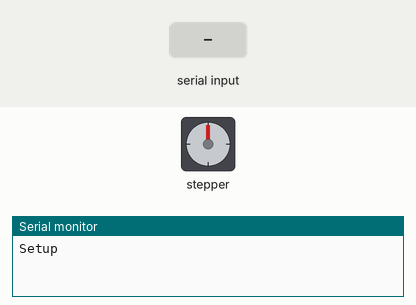
Simulated run of this sketch. Board: Arduino Uno, built with avr-gcc and run on an emulated ATmega328P. Shown: stepper motor, the last lines printed to the serial monitor. Wiring (inferred from the names in the program): stepper motor driver (200 steps per turn assumed): step pin 6; direction pin 7; enable pin 5. The inputs (shaded band) are chosen by the test bench.

Above: at 4.2 s.
4.3 s: "30,150\n" received over Serial
At 5.6 s:
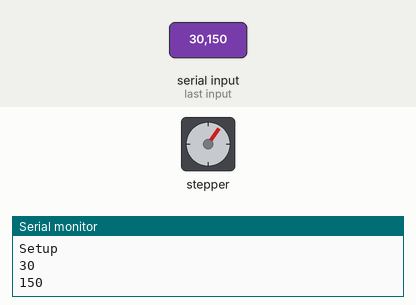
6.1 s: "90,45\n" received over Serial
At 7.2 s:
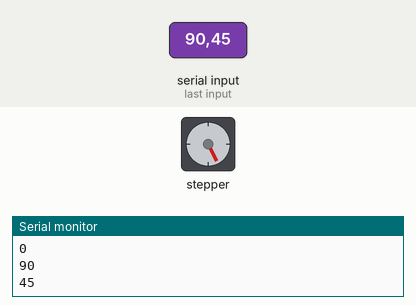
7.8 s: "200\n" received over Serial
At 8.15 s:
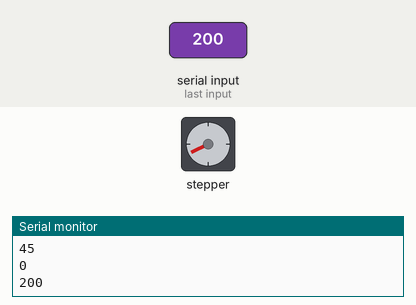
9.7 s: "90,45\n" received over Serial
At 11.1 s:
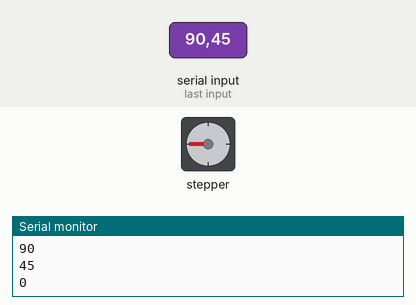
11.4 s: "90\n" received over Serial
At 12.7 s:
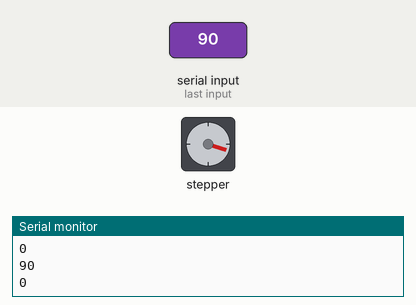
13.0 s: "30,150\n" received over Serial
At 13.15 s:
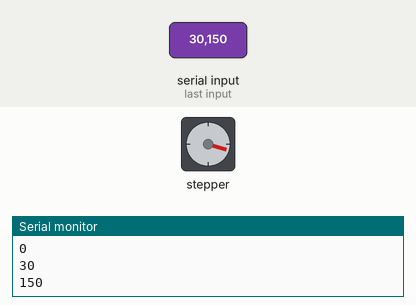
Timing chart, 0 to 15.8 s (numbered marks = the images above; inputs shaded):
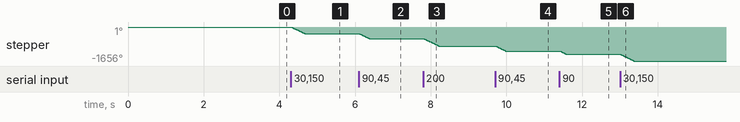

Measured:
- after the input at 4.3 s, stepper: turns 324° counter-clockwise in 0.36 s, starting at once
- after the input at 6.1 s, stepper: turns 243° counter-clockwise in 0.27 s, starting at once
- after the input at 7.8 s, stepper: turns 360° counter-clockwise in 0.40 s, starting at once
- after the input at 9.7 s, stepper: turns 243° counter-clockwise in 0.27 s, starting at once
- after the input at 11.4 s, stepper: turns 162° counter-clockwise in 0.18 s, starting at once
- after the input at 13.0 s, stepper: turns 324° counter-clockwise in 0.36 s, starting at once

The sketch:

cuvette_track_movement.ino
```cpp
const int PIN_EN = 5;
const int PIN_STEP = 6;
const int PIN_DIR = 7;

const int step_delay_ms = 1;
int steps_in = 0;
bool dir_in = false;


void setup() {
  // put your setup code here, to run once:
  Serial.begin(9600);

  pinMode(PIN_STEP, OUTPUT);
  pinMode(PIN_DIR, OUTPUT);
  pinMode(PIN_EN, OUTPUT);

  digitalWrite(PIN_EN, HIGH);
  delay(3000);

  Serial.print("Setup\n");
}

void loop() {
  // put your main code here, to run repeatedly:

  if(Serial.available()>0){
    steps_in = Serial.parseInt();
    Serial.println(steps_in);

    digitalWrite(PIN_EN, LOW);
    if(steps_in < 0) {
      steps_in = steps_in * -1;
      dir_in = true;
      digitalWrite(PIN_DIR, HIGH);
    }
    else {
      digitalWrite(PIN_DIR, LOW);
    }
    for (int i = 0; i < steps_in; i++)
    {
      digitalWrite(PIN_STEP, HIGH);
      delay(step_delay_ms);
      digitalWrite(PIN_STEP, LOW);
      delay(step_delay_ms);
    }
    digitalWrite(PIN_EN, HIGH);

  }

}
```
